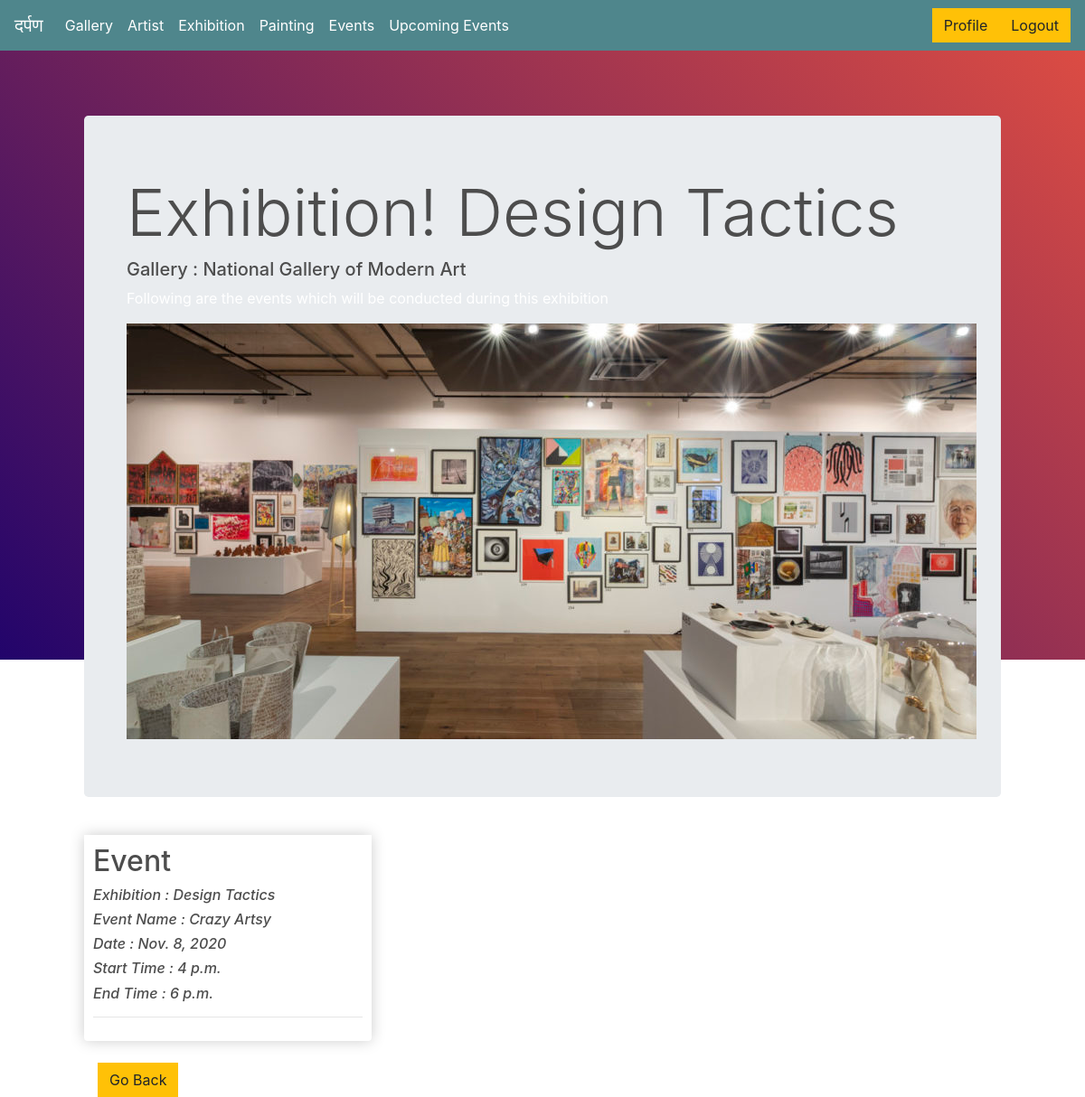
Screenshot of /gallery/exhib_event/1 with the database file from the repository.
### gallery/models.py (models this page shows, shortened)
class Exhibitions(models.Model):
    gallary = models.ForeignKey(Gallery, null = True, on_delete = models.SET_NULL)
    exb_type = models.CharField(max_length=50)
    exb_name = models.CharField(max_length=200)
    start_date = models.DateField(auto_now=False, auto_now_add=False, blank = True, null=True)
    end_date = models.DateField(auto_now=False, auto_now_add=False, blank = True, null=True)
    s_time = models.TimeField(auto_now=False, auto_now_add=False,blank=True,null=True)
    end_time = models.TimeField(auto_now=False, auto_now_add=False, blank= True,null=True)
    image = models.ImageField(null= True, blank = True)
    def __str__(self):
        return self.exb_name

class Gallery(models.Model):
    artist = models.ForeignKey(Artists, null=True, on_delete= models.SET_NULL)
    g_name = models.CharField(max_length=200, null= True)
    location = models.CharField(max_length=300)
    image = models.ImageField(null= True, blank = True)

class Events(models.Model):
    exhibition = models.ForeignKey(Exhibitions, null = True, on_delete=models.SET_NULL)
    e_name = models.CharField(max_length=200)
    date = models.DateField(auto_now=False, auto_now_add=False, blank = True, null=True)
    s_time = models.TimeField(auto_now=False, auto_now_add=False,blank=True,null=True)
    end_time = models.TimeField(auto_now=False, auto_now_add=False,blank=True, null=True)

### gallery/views.py (the view)
# urls.py: path('exhib_event/<str:pk>', views.exhib_event, name = "exhib_event"),
def exhib_event(request, pk):
    exhibition = Exhibitions.objects.get(id=pk)
    events = []
    e = Events.objects.filter(exhibition=exhibition)
    context = {'exhibition':exhibition, 'events':e}
    return render(request, "gallery/exhib_event.html", context)

### gallery/templates/gallery/exhib_event.html (shortened to what this page needs)
{% extends 'gallery/main.html' %}
{% load static %}
{% block content %}
<div class="container-fluid my-5 px-5">
    <div class="jumbotron">
        <div class="container">
            <h1 class="display-3">Exhibition! {{ exhibition.exb_name }}</h1>
            <h5 class="display-5">Gallery : {{ exhibition.gallary.g_name }}</h5>
            <p>Following are the events which will be conducted during this exhibition</p>
            <div><img src="/static/image/expo.jpg" style = "background-image"></div>
        </div>
    </div>
<div class="row">
    {% for event in events %}
        <div class="col-lg-4">
            <div class="box-element product">
            <h2>Event </h2>
                <h6><i>Exhibition : {{event.exhibition}}</i></h6>
                <h6><i> Event Name : {{ event.e_name}}</i></h6>
                <h6><i> Date : {{event.date}}</i></h6>
                <h6><i>Start Time : {{event.s_time}}</i></h6>
                <h6><i>End Time : {{event.end_time}}</i></h6>
                <hr>
            </div>
        </div>
    {% endfor %}
</div>
<div class="container">
    <br>
    <a href="{% url 'gallery' %}"class="btn btn-warning"> Go Back </a>
</div>
{% endblock %}

### static/css/main.css (style rules this page uses)
body { background-color: hsl(0, 0%, 98%); }
h1,h2,h3,h4,h5,h6 { color:hsl(0, 0%, 30%); }
.box-element { box-shadow:hsl(0, 0%, 80%) 0 0 16px; background-color: #fff; border-radius: 4px; padding: 10px; }
.product { border-radius: 0 0 4px 4px; }
.col-lg-4, .col-lg-6, .col-lg-8, .col-lg-12 { margin-top: 10px; }
.btn { border-radius: 0; }

### rows the page displays
Exhibitions: exb_name "Design Tactics", gallary.g_name "National Gallery of Modern Art"
Events: exhibition "Design Tactics", e_name "Crazy Artsy", date "Nov. 8, 2020", s_time "4 p.m.", end_time "6 p.m."
